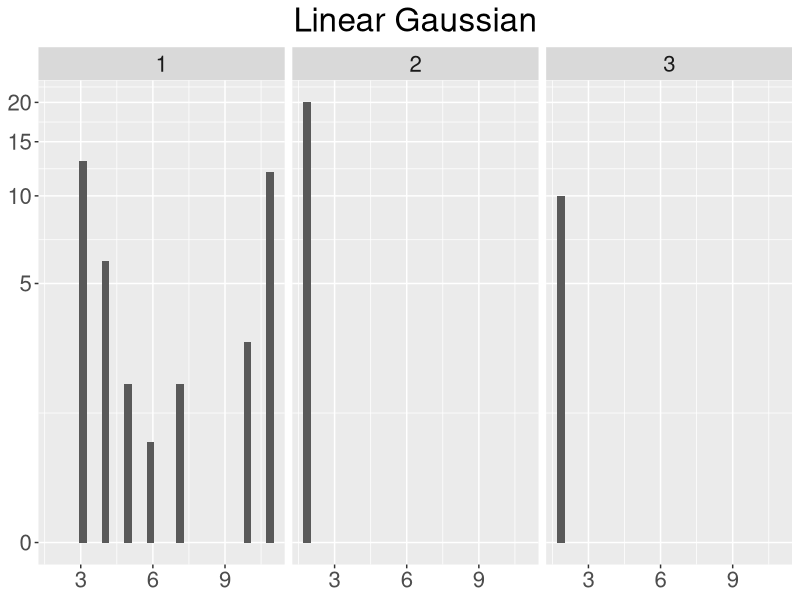
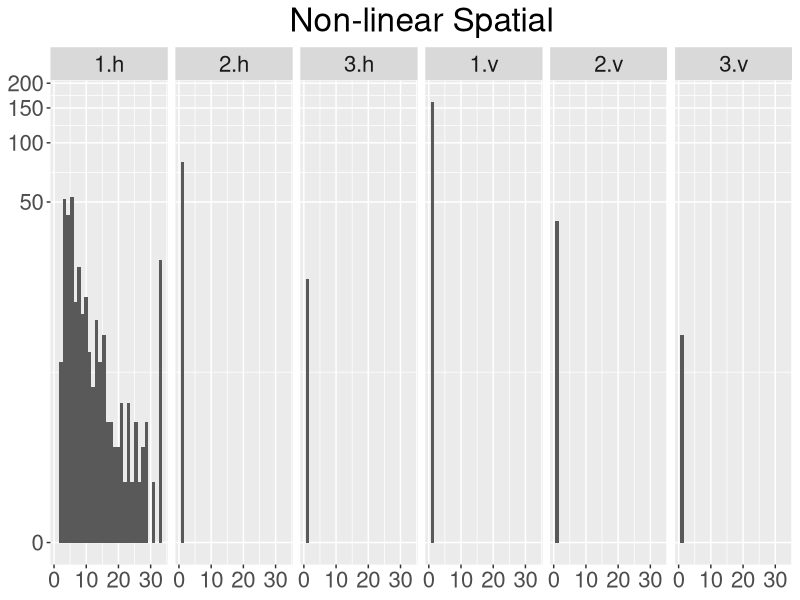

Source code (R) for these figures, in order:
library(plyr)
library(ggplot2)
# linear Gaussian
df <- read.csv("data/adaptive_resampling/adaptive_lgssm.csv", col.names = c("u", "m"))
ggplot(data = df, aes(x = m)) +
  geom_histogram() +
  facet_grid(~factor(u, levels=c('1','2','3','4', '5'))) +
  scale_y_continuous(trans='log1p') +
  theme(axis.title.x=element_blank(), axis.title.y=element_blank(),
        legend.title = element_blank(), legend.text=element_text(size=20),
        text = element_text(size=20), plot.title = element_text(hjust = 0.5)) +
  ggtitle("Linear Gaussian")
# ggsave("marginal_adaptive32_lgssm.pdf", width = 10, height = 5, dpi = 300)

# Spatial
df <- read.csv("data/adaptive_resampling/adaptive_nl.csv", col.names = c("u", "direction", "m"))
# histogram of m
ggplot(data = df, aes(x = m)) +
  geom_histogram() +
  facet_grid(~interaction(factor(u, levels = c('1', '2', '3')), factor(direction, levels = c('h', 'v')))) +
  scale_y_continuous(trans='log1p') +
  theme(axis.title.x=element_blank(), axis.title.y=element_blank(),
        legend.title = element_blank(), legend.text=element_text(size=20),
        text = element_text(size=20), plot.title = element_text(hjust = 0.5)) +
  ggtitle("Non-linear Spatial")
# ggsave("m_adaptive8x8_nl.pdf", width = 10, height = 5, dpi = 300)
